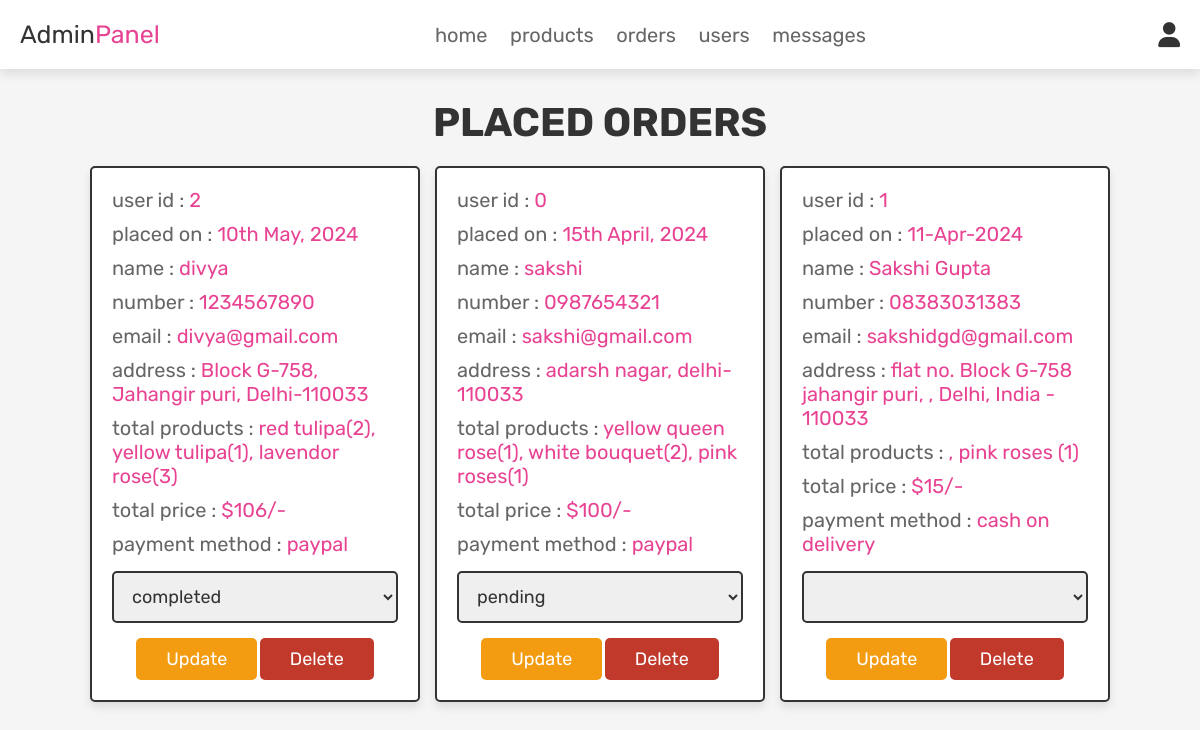
/admin_orders.php (signed in), run on the app's committed database.
### tables this page shows
CREATE TABLE `orders` (
  `id` int(100) NOT NULL,
  `user_id` int(100) NOT NULL,
  `name` varchar(100) NOT NULL,
  `number` varchar(12) NOT NULL,
  `email` varchar(100) NOT NULL,
  `method` varchar(50) NOT NULL,
  `address` varchar(500) NOT NULL,
  `total_products` varchar(1000) NOT NULL,
  `total_price` int(100) NOT NULL,
  `placed_on` varchar(50) NOT NULL,
  `payment_status` varchar(20) NOT NULL
);

### admin_orders.php (the view, shortened to what this page needs)
<?php
@include 'config.php';
?>
<!DOCTYPE html>
<html lang="en">
<head>
   <link rel="stylesheet" href="https://cdnjs.cloudflare.com/ajax/libs/font-awesome/6.0.0/css/all.min.css">
   <link rel="stylesheet" href="css/admin_style.css">
</head>
<body>
<?php @include 'admin_header.php'; ?>
<section class="placed-orders">
   <h1 class="title">placed orders</h1>
   <div class="box-container">
      <?php
      $select_orders = mysqli_query($conn, "SELECT * FROM `orders`") or die('query failed');
      if(mysqli_num_rows($select_orders) > 0){
         while($fetch_orders = mysqli_fetch_assoc($select_orders)){
      ?>
      <div class="box">
         <p> user id : <span><?php echo $fetch_orders['user_id']; ?></span> </p>
         <p> placed on : <span><?php echo $fetch_orders['placed_on']; ?></span> </p>
         <p> name : <span><?php echo $fetch_orders['name']; ?></span> </p>
         <p> number : <span><?php echo $fetch_orders['number']; ?></span> </p>
         <p> email : <span><?php echo $fetch_orders['email']; ?></span> </p>
         <p> address : <span><?php echo $fetch_orders['address']; ?></span> </p>
         <p> total products : <span><?php echo $fetch_orders['total_products']; ?></span> </p>
         <p> total price : <span>$<?php echo $fetch_orders['total_price']; ?>/-</span> </p>
         <p> payment method : <span><?php echo $fetch_orders['method']; ?></span> </p>
         <form action="" method="post">
            <select name="update_payment">
               <option disabled selected><?php echo $fetch_orders['payment_status']; ?></option>
               <option value="pending">pending</option>
            </select>
            <input type="submit" name="update_order" value="update" class="option-btn">
            <a href="admin_orders.php?delete=<?php echo $fetch_orders['id']; ?>" class="delete-btn" onclick="return confirm('delete this order?');">delete</a>
         </form>
      </div>
      <?php
         }
      }else{
         echo '<p class="empty">no orders placed yet!</p>';
      }
      ?>
   </div>
</section>
</body>
</html>

### css/admin_style.css (style rules this page uses)
:root { --pink:#e84393; --red:#c0392b; --orange:#f39c12; --black:#333; --white:#fff; --light-color:#666; --light-white:#ccc; --light-bg:#f5f5f5; --border:.2rem solid var(--black); --box-shadow:0 .5rem 1rem rgba(0,0,0,.1); }
* { font-family: 'Rubik', sans-serif; margin:0; padding:0; box-sizing: border-box; outline: none; border:none; text-decoration: none; transition:all .2s linear; }
html { font-size: 62.5%; overflow-x: hidden; scroll-behavior: smooth; scroll-padding-top: 6.5rem; }
body { background: var(--light-bg); }
section { padding:3rem 2rem; }
.title { text-align: center; margin-bottom: 2rem; color:var(--black); text-transform: uppercase; font-size: 4rem; }
.btn, .delete-btn, .option-btn { display: inline-block; border-radius: .5rem; margin-top: 1rem; font-size: 1.8rem; color:var(--white); cursor: pointer; padding:1rem 3rem; text-transform: capitalize; }
.delete-btn { background-color: var(--red); }
.option-btn { background-color: var(--orange); }
.placed-orders .box-container { display: grid; grid-template-columns: repeat(auto-fit, 33rem); gap:1.5rem; align-items: flex-start; max-width: 1200px; margin: 0 auto; justify-content: center; }
.placed-orders .box-container .box { padding:2rem; border:var(--border); background-color: var(--white); box-shadow: var(--box-shadow); border-radius: .5rem; }
.placed-orders .box-container .box p { margin-bottom: 1rem; font-size: 2rem; color:var(--light-color); }
.placed-orders .box-container .box p span { color:var(--pink); }
.placed-orders .box-container .box form { margin-top: 1rem; text-align: center; }
.placed-orders .box-container .box form select { width: 100%; border:var(--border); padding:1.2rem 1.4rem; font-size: 1.8rem; color:var(--black); border:var(--border); border-radius: .5rem; margin:.5rem 0; }

### data on the page
orders: user "2", placed_on "10th May, 2024", name "divya", number "1234567890", email "divya@gmail.com", address "Block G-758, Jahangir puri, Delhi-110033", total_products "red tulipa(2), yellow tulipa(1), lavendor rose(3)", total_price "106", method "paypal", update_payment "completed"
orders: user "0", placed_on "15th April, 2024", name "sakshi", number "0987654321", email "sakshi@gmail.com", address "adarsh nagar, delhi-110033", total_products "yellow queen rose(1), white bouquet(2), pink roses(1)", total_price "100", method "paypal", update_payment "pending"
orders: user "1", placed_on "11-Apr-2024", name "Sakshi Gupta", number "08383031383", email "sakshidgd@gmail.com", address "flat no. Block G-758 jahangir puri, , Delhi, India - 110033", total_products ", pink roses (1)", total_price "15", method "cash on delivery"
